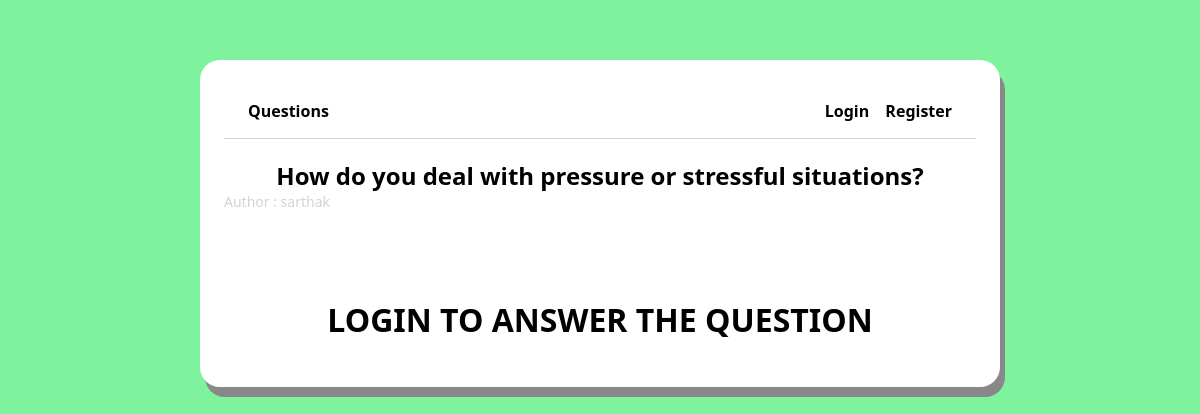
Page /index/question/2/ on the committed database.
### user/models.py (models this page shows, shortened)
class Question(models.Model):
    author= models.ForeignKey(User,null=False, on_delete=models.CASCADE)
    title=models.CharField(max_length=200, null=False)
    body= models.TextField(null=False)
    created_at=models.DateTimeField(auto_now_add=True)
    max_score=models.FloatField(default=100)

### user/views.py (the view)
# urls.py: path('question/<int:id>/' , views.questionPage , name='question'),
def questionPage(request, id):
    question= Question.objects.get(id=id)
    sent=question.body
    sent1=' '.join(set(sent.split()))
    questionPage.database=sent1.split()
    context = {'question':question,"page_title": "Record audio"}
    return render(request,'question.html',context)

### templates/question.html (shortened to what this page needs)
{% extends 'layout/page.html' %}
{% block content %}
<div class="page question-page">
<h2 class="question-title">{{question.title}}</h2>
<span class="question-author">Author : {{question.author.username}}</span>
{% if user.is_authenticated %}
<br><br><br><br>
<center>    <a href={% url 'prep' %}><button>Record</button></a></center>
{% else %}<br><br><br><center><h1> LOGIN TO ANSWER THE QUESTION</h1></center>
{% endif %}
</div>
{% endblock %}

### static/css/style.css (style rules this page uses)
html, body { font-family: Segoe UI; background-color: #7ef29d; }
*, *::after, *::before { box-sizing: border-box; }
.page { display: flex; flex-direction: column; }
.question-title { font-weight: 900; margin: 20px auto 0 auto; }
.question-author { font-size: 14px; color: lightgray; }

### rows in the picture
Question: title "How do you deal with pressure or stressful situations?", author.username "sarthak"
